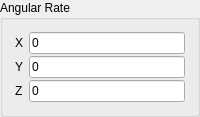
           <widget class="QGroupBox" name="wDisplay">
            <property name="title">
             <string>Angular Rate</string>
            </property>
            <layout class="QVBoxLayout" name="verticalLayout_43">
             <property name="spacing">
              <number>2</number>
             </property>
             <property name="leftMargin">
              <number>12</number>
             </property>
             <property name="topMargin">
              <number>12</number>
             </property>
             <property name="rightMargin">
              <number>12</number>
             </property>
             <property name="bottomMargin">
              <number>12</number>
             </property>
             <item>
              <layout class="QHBoxLayout" name="horizontalLayout_73">
               <property name="spacing">
                <number>6</number>
               </property>
               <item>
                <widget class="QLabel" name="wXLabel">
                 <property name="text">
                  <string>X</string>
                 </property>
                </widget>
               </item>
               <item>
                <widget class="QLineEdit" name="le_Flight_palx">
                 <property name="text">
                  <string>0</string>
                 </property>
                 <property name="readOnly">
                  <bool>true</bool>
                 </property>
                </widget>
               </item>
              </layout>
             </item>
             <item>
              <layout class="QHBoxLayout" name="horizontalLayout_74">
               <property name="spacing">
                <number>6</number>
               </property>
               <item>
                <widget class="QLabel" name="wYlabel">
                 <property name="text">
                  <string>Y</string>
                 </property>
                </widget>
               </item>
               <item>
                <widget class="QLineEdit" name="le_Flight_paly">
                 <property name="text">
                  <string>0</string>
                 </property>
                 <property name="readOnly">
                  <bool>true</bool>
                 </property>
                </widget>
               </item>
              </layout>
             </item>
             <item>
              <layout class="QHBoxLayout" name="horizontalLayout_75">
               <property name="spacing">
                <number>6</number>
               </property>
               <item>
                <widget class="QLabel" name="wZlabel">
                 <property name="text">
                  <string>Z</string>
                 </property>
                </widget>
               </item>
               <item>
                <widget class="QLineEdit" name="le_Flight_palz">
                 <property name="text">
                  <string>0</string>
                 </property>
                 <property name="readOnly">
                  <bool>true</bool>
                 </property>
                </widget>
               </item>
              </layout>
             </item>
            </layout>
           </widget>
